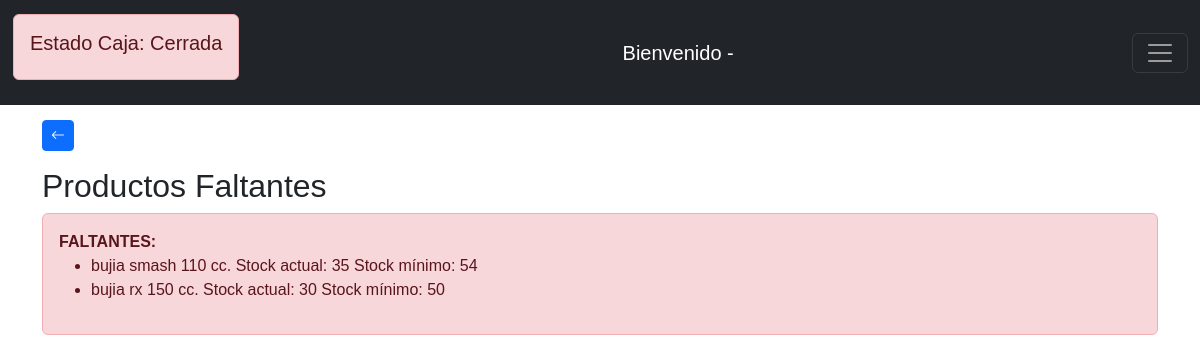
Screenshot of /faltantes_producto with the database file from the repository.
### Productos/models.py (models this page shows, shortened)
class Producto(models.Model):
    nombre=models.CharField(max_length=100, blank=False, null=False)
    precio=models.DecimalField(max_digits=10, decimal_places=2,blank=False, null=False,validators=[MinValueValidator(0)])
    existencias=models.PositiveIntegerField(default=0, blank=False,null=False,validators=[MinValueValidator(0)])
    stock_maximo=models.PositiveIntegerField(default=0, blank=True,null=True,validators=[MinValueValidator(0)])
    stock_minimo=models.PositiveIntegerField(default=0, blank=True,null=True,validators=[MinValueValidator(0)])
    proveedores=models.ManyToManyField(Proveedor, through='Producto_Intermedia')
    fecha_ingreso=models.DateTimeField(default=datetime.now)

### Productos/views.py (the view)
# urls.py: path('faltantes_producto',views.faltantes_producto,name="faltantes_producto")
def faltantes_producto(request):
    productos=Producto.objects.all()
    faltantes=[]
    for producto in productos:
        if producto.stock_minimo>=producto.existencias:
            faltantes.append(producto)
    return render(request, 'faltantes.html', {'faltantes': faltantes})

### templates/faltantes.html
{% extends 'menu.html' %}
{% block content %}
<div class="container py-4">
    <div class="d-flex justify-content-start mb-3">
        <a href="{% url 'lista_producto' %}" class="btn btn-primary btn-sm">
            <i class="bi bi-arrow-left"></i>
        </a>
    </div>
    <h2>Productos Faltantes</h2>
    {% if faltantes %}
        <div class="alert alert-danger">
            <strong>FALTANTES:</strong>
            <ul>
                {% for producto in faltantes %}
                    <li>{{ producto.nombre }} Stock actual: {{ producto.existencias }} Stock mínimo: {{ producto.stock_minimo }}</li>
                {% endfor %}
            </ul>
        </div>
    {% else %}
        <div class="alert alert-success">
            <strong>¡Todo está en orden!</strong> No hay productos faltantes en el inventario.
        </div>
    {% endif %}
</div>
{% endblock %}

### static/css/menu.css (style rules this page uses)
body { font-family: 'Calibri', sans-serif; }

### rows the page displays
Producto: nombre "bujia smash 110 cc.", existencias "35", stock_minimo "54"
Producto: nombre "bujia rx 150 cc.", existencias "30", stock_minimo "50"
